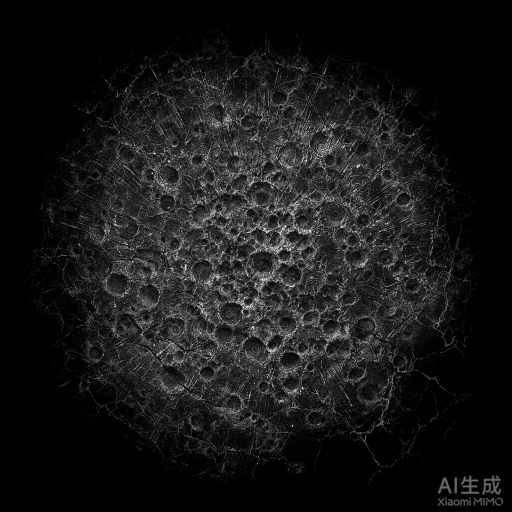
#> input picture dev/assets-raw/arcane-scar-raw.png, 1024 x 1024 px (shown at 1/2 size)
$ python -i postprocess_tex.py   (imports and definitions only)
#> lines starting #> are read from the running program, lines starting #| are printed output that depends on the picture
#!/usr/bin/env python3
"""AI 生成贴图 → 引擎贴图后处理。

统一约定(与 particles.js 程序化贴图一致):
  RGB = 纯白(技能通过 uColor 染色),结构全部压进 alpha。

处理顺序:
  1. 修复右下角平台水印:用旋转 180° 的左上角补丁覆盖(素材近似径向构图时无痕);
  2. 推导 alpha,自动判底:
     - 素材自带真 alpha → 直接用;
     - 四角接近纯黑 → 亮度键 (lum-floor)/(1-floor),暗底透明、发光结构保留;
     - 其它(白底/花底) → 白键 255-min(r,g,b);
  3. RGB 置白,缩到 512,导出带 alpha 的 PNG。

用法: python3 postprocess_tex.py 输入.png 输出.png [--no-corner-patch]
"""
import sys
import numpy as np
from PIL import Image


def process(src, dst, corner_patch=True, symmetry=0, size=512):
#> called with src = '../assets-raw/arcane-scar-raw.png', dst = 'out.png', corner_patch = True, symmetry = 0, size = 512
    im = Image.open(src).convert('RGBA')
#> im is the input picture: PIL image 1024x1024 RGBA; mean R, G, B, A 23.3, 23.1, 23.6, 255
    w, h = im.size
#> w = 1024; h = 1024
    arr = np.asarray(im).astype(np.float32)

    # 1) 水印修复:绕画布中心旋转 90° 取同半径带内容贴回右下角(占 30% 边长)。
    #    径向构图的贴花,同半径带比 180° 对角内容更贴合,且水印随旋转转出取样区;
    #    内缘(左/上)羽化消除方形接缝。水印贴着图边,羽化够不到它。
    if corner_patch:
        m = int(min(w, h) * 0.30)
#> m = 307
        rot = im.rotate(90, resample=Image.BICUBIC, center=(w / 2, h / 2))
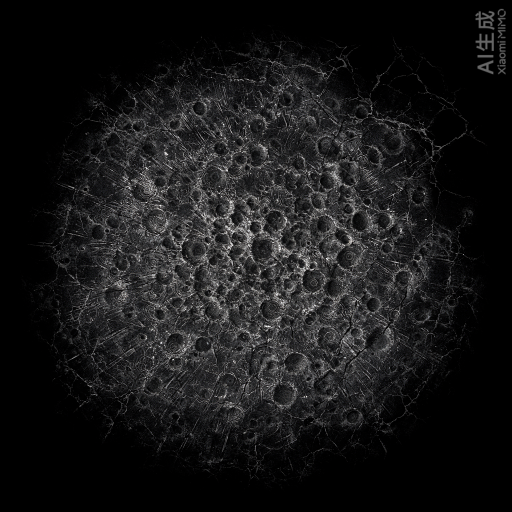
#> rot: PIL image 1024x1024 RGBA (shown at 1/2 size); mean R, G, B, A 23.3, 23.1, 23.6, 255
        patch = rot.crop((w - m, h - m, w, h))
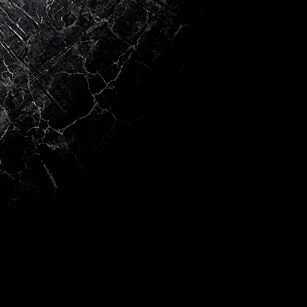
#> patch: PIL image 307x307 RGBA; mean R, G, B, A 4.5, 4.4, 4.7, 255
        mask = np.ones((m, m), np.float32)
        ramp = max(2, int(m * 0.22))
#> ramp = 67
        for i in range(ramp):
            f = i / ramp
            mask[i, :] = np.minimum(mask[i, :], f)
            mask[:, i] = np.minimum(mask[:, i], f)
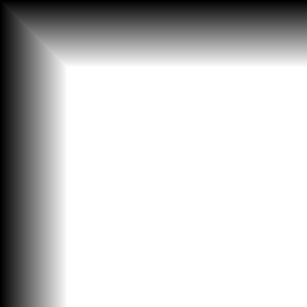
#> mask: shape (307, 307) float32; min 0, max 1, mean 0.795
        im.paste(patch, (w - m, h - m), Image.fromarray((mask * 255).astype(np.uint8), 'L'))
        arr = np.asarray(im).astype(np.float32)

    r, g, b, a = arr[..., 0], arr[..., 1], arr[..., 2], arr[..., 3]
#> a: shape (1024, 1024) float32; every value is 255
    lum = (0.299 * r + 0.587 * g + 0.114 * b) / 255.0
    alpha_band = a.min()
#> alpha_band = 255

    if alpha_band < 250:                      # 真 alpha
        key = a / 255.0
        mode = 'real-alpha'
    else:
        corners = np.concatenate([lum[:32, :32].ravel(), lum[:32, -32:].ravel(),
                                  lum[-32:, :32].ravel(), lum[-32:, -32:].ravel()])
#> corners = 4096 values from 0 to 0
        floor = float(np.clip(corners.mean(), 0.0, 0.30))
#> floor = 0
        if corners.mean() < 0.25:             # 黑底 → 亮度键
            key = np.clip((lum - floor) / (1.0 - floor), 0.0, 1.0)
            mode = f'lum-key(floor={floor:.3f})'
#> mode = 'lum-key(floor=0.000)'
        else:                                 # 白底 → 白键
            key = 1.0 - np.minimum(np.minimum(r, g), b) / 255.0
            mode = 'white-key'

    # 只做温和提亮:大幅 gamma 会把暗岩区抬成苍白光盘,反而洗掉裂纹定义
    key = np.power(key, 0.92)
    key = np.clip(key, 0.0, 1.0)

    out_a = (key * 255.0).round().clip(0, 255).astype(np.uint8)
    out = np.dstack([np.full_like(out_a, 255), np.full_like(out_a, 255),
                     np.full_like(out_a, 255), out_a])
    # 旋转对称化(法阵类):在白光+alpha 成品上按 N 等分角度平均。
    # 必须放在这里——对原图旋转平均会把旋转覆盖误判成真 alpha,且会把水印抹进所有象限。
    if symmetry and symmetry >= 2:
        im2 = Image.fromarray(out, 'RGBA')
        acc = np.asarray(im2).astype(np.float32)
        for k in range(1, symmetry):
            acc += np.asarray(im2.rotate(360.0 * k / symmetry, resample=Image.BICUBIC,
                                         fillcolor=(255, 255, 255, 0))).astype(np.float32)
        out = (acc / symmetry).clip(0, 255).astype(np.uint8)
    res = Image.fromarray(out, 'RGBA').resize((size, size), Image.LANCZOS)
    # LANCZOS 的预乘/反算会在低 alpha 边缘把 RGB 压暗;可见像素必须强制回纯白
    ra = np.asarray(res).copy()
    ra[..., :3] = 255
    res = Image.fromarray(ra, 'RGBA')
    res.save(dst, 'PNG', optimize=True)

    aa = np.asarray(res)[..., 3]
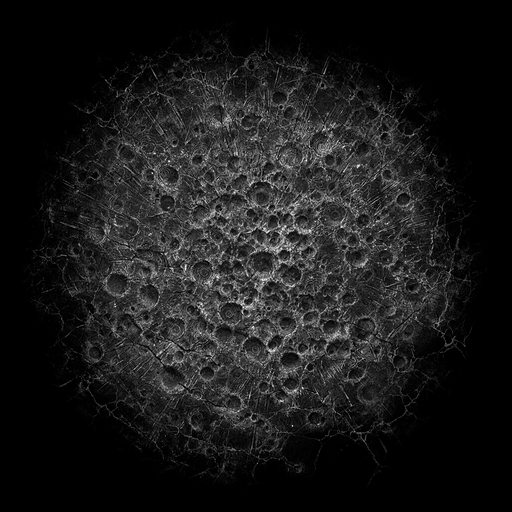
#> aa: shape (512, 512); min 0, max 254, mean 25.9
    return {'mode': mode, 'coverage': round(float((aa > 16).mean()), 4),
            'mean_alpha': round(float(aa.mean()), 2)}


# [8 lines not run here, left out]

>>> result = process('../assets-raw/arcane-scar-raw.png', 'out.png')
#> result = {'mode': 'lum-key(floor=0.000)', 'coverage': 0.443, 'mean_alpha': 25.85}

$ run again, on dev/assets-raw/earth-scar-raw.png
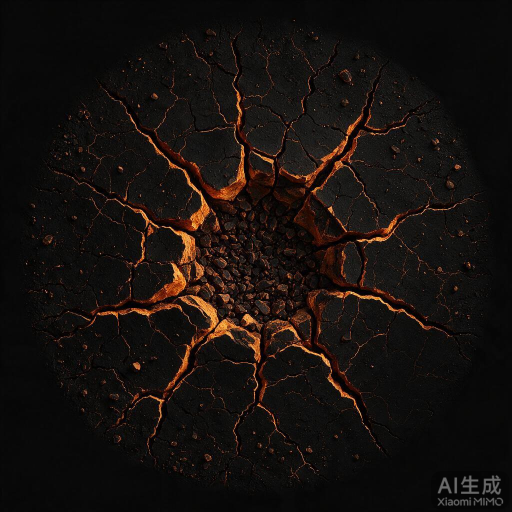
#> input picture dev/assets-raw/earth-scar-raw.png, 1024 x 1024 px (shown at 1/2 size)
#> in process, im is the input picture: PIL image 1024x1024 RGBA; mean R, G, B, A 22.3, 16.5, 13.7, 255
#> in process, `r, g, b, a = arr[..., 0], arr[..., 1], arr[..., 2], arr[..., 3]`:
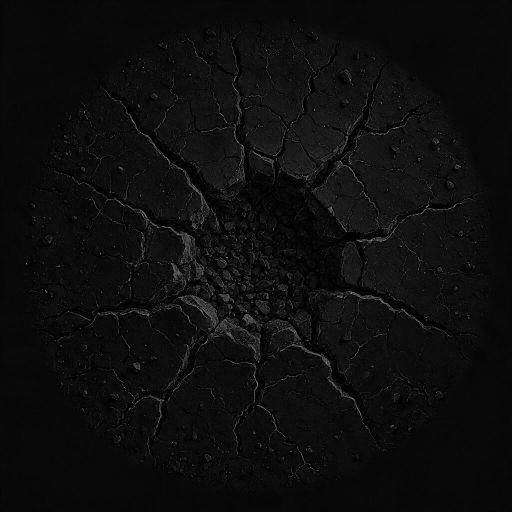
#> b: shape (1024, 1024) float32 (shown at 1/2 size); min 0, max 217, mean 13.5
#> a: shape (1024, 1024) float32; every value is 255
#> alpha_band = 255
#> corners = 4096 values, max 0.0392 at index 541, min 0.0196 at index 2304, mean 0.0316
#> floor = 0.0316
#> mode = 'lum-key(floor=0.032)'
#> ra: shape (512, 512, 4); mean R, G, B, A 255, 255, 255, 12.5
#> in process, `aa = np.asarray(res)[..., 3]`:
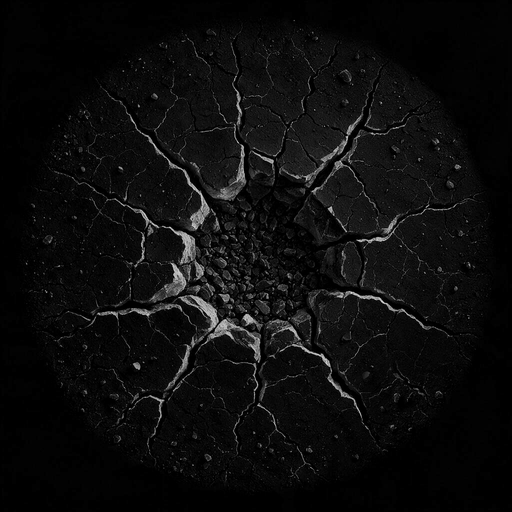
#> aa: shape (512, 512); min 0, max 222, mean 12.5
#> result = {'mode': 'lum-key(floor=0.032)', 'coverage': 0.209, 'mean_alpha': 12.54}
